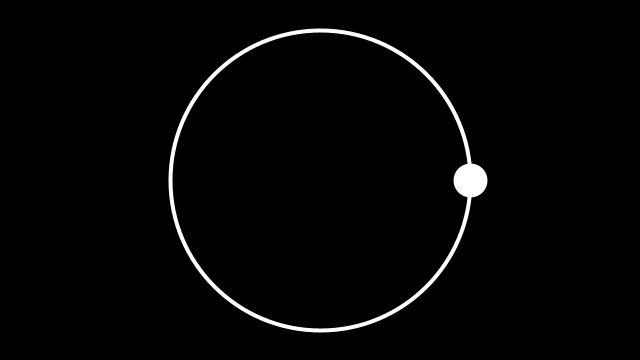
Frame 1 (no input)
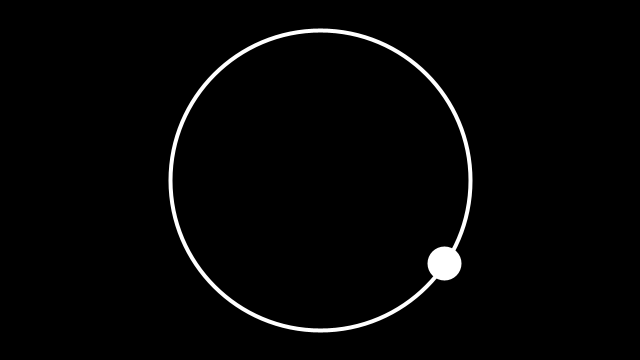
Frame 60 (the mouse pressed at the canvas centre just before this capture)
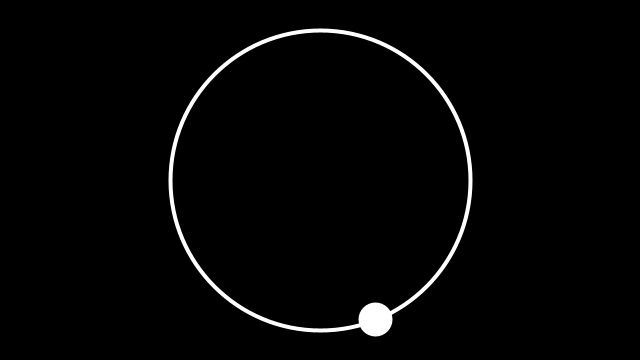
Frame 120 (the mouse held since frame 60 and released just before this capture)

The Processing sketch that drew these frames (run headless with seeded random() and noise(); from frame 60 on, the mouse is pressed at the canvas centre):

// Processing sketch: sketch__3_5_polar_vs_cartesian
// ── sketch__3_5_polar_vs_cartesian.pde
float r = 150;
float theta = 0;

void setup() {
  size(640, 360);
  background(0);
}

void draw() {
  background(0);
  stroke(255);
  strokeWeight(4);
  noFill();
  translate(width / 2, height / 2);
  circle(0, 0, r * 2);

  float x = r * cos(theta);
  float y = r * sin(theta);
  
  stroke(255);
  fill(255);
  ellipse(x, y, 30, 30);
  
  theta += 0.01;
}
